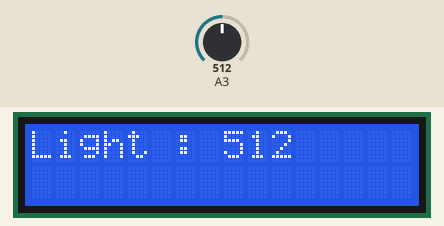
Recording of a sketch running on a simulated Arduino Uno, built with avr-gcc and run on an emulated ATmega328P. Parts: 16×2 character LCD. Inputs (shaded band) come from the test bench; at power-on: A3 = 512. What the sketch prints to the serial monitor is not drawn.

Above: at 1.2 s.
1.3 s: A3 set to 660
At 2.4 s:
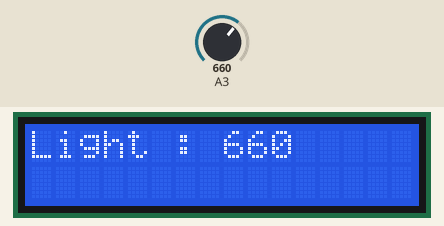
4.0 s: A3 set to 640
At 5.3 s:
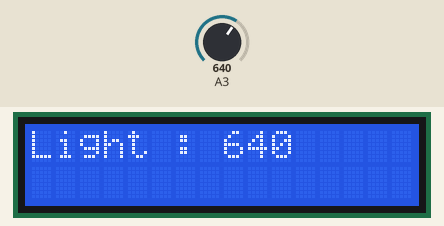
6.7 s: A3 set to 716
At 8.6 s:
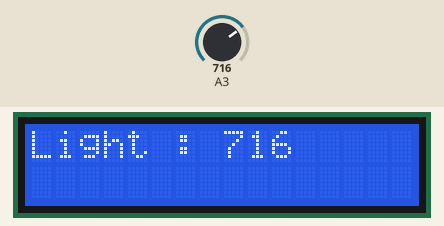
Timing chart, 0 to 10.1 s (numbered marks = the images above; inputs shaded):
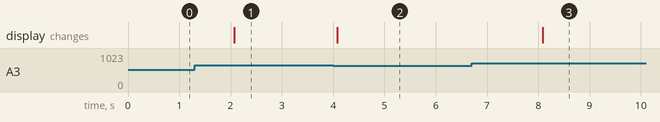

Measured:
- after the input at 1.3 s, the display: changes after 0.77 s (image 1)
- after the input at 4.0 s, the display: changes after 0.08 s (image 2)
- after the input at 6.7 s, the display: changes after 1.4 s (image 3)

The sketch:

lcd_ldr.ino
```cpp
/*
  LDR Based Lighting Level Controller This is a simple program where 3
  LEDS are switched ON / OFF one by one as the Light Intensity Sensed
  by the LDR Decreases / Increases
*/

/* Pin Mappings of LCD shield
 * LCD RS pin to digital pin 8
 * LCD Enable pin to digital pin 9
 * LCD D4 pin to digital pin 10
 * LCD D5 pin to digital pin 11
 * LCD D6 pin to digital pin 12
 * LCD D7 pin to digital pin 13
 * LCD R/W pin to ground
 */

#include <LiquidCrystal.h>

// initialize the library with the numbers of the interface pins from the above pin mappings
LiquidCrystal lcd(8,9,10,11,12,13); //

#define threshold1 350 // First Threshold Value of Darkness above which the first LED is switched ON
#define threshold2 650 // Second Threshold Value of Darkness above which the second LED is switched ON
#define threshold3 950 // Third Threshold Value of Darkness above which the third LED is switched ON

int val = 0; // A Variable to Store the Light Value from the LDR
void setup()
{
  lcd.begin(16,2);		// chars,lines
  pinMode(11,OUTPUT); // LED 1
  pinMode(12,OUTPUT); // LED 2
  pinMode(13,OUTPUT); // LED 3
  Serial.begin(9600);// Start a Serial Connection
}
void loop()
{
  lcd.clear();
  val = analogRead(3);// Reads a 10-bit value corresponding to the
		      // voltage applied on analog input pin 3.
  Serial.print("Light Intensity is :");// Prints the given string /
				       // value to the serial monitor
  lcd.print("Light : ");
  lcd.print(val);
  Serial.println(val);// prints the value of the variable val to the
		      // serial monitor and moves the cursor to the
		      // next line (the ln part of println does this
  if(val > threshold1) // Checks & Turns the First LED ON / OFF based on Light Intensity
    digitalWrite(11,HIGH);
  else
    digitalWrite(11,LOW);
  if(val > threshold2) // Checks & Turns the Second LED ON / OFF based
		       // on Light Intensity
    digitalWrite(12,HIGH);
  else
    digitalWrite(12,LOW);
  if(val > threshold3) // Checks & Turns the Thirdf LED ON / OFF based
		       // on Light Intensity
    digitalWrite(13,HIGH);
  else
    digitalWrite(13,LOW);

  delay(2000);
}
```
